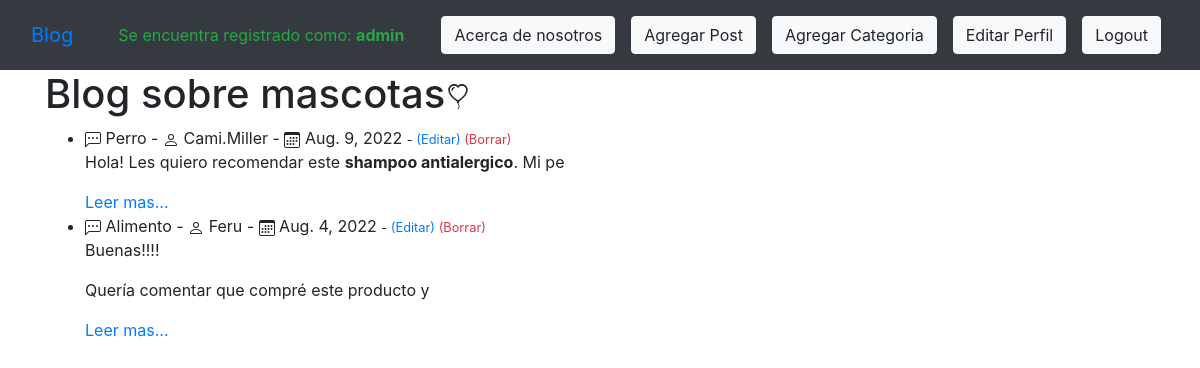
The app's page / (signed in) with its own data.
### ourblog/models.py (models this page shows, shortened)
class Post(models.Model):
    titulo = models.CharField(max_length=200)
    header_image = models.ImageField(null=True, blank=True, upload_to="images/")
    titulo_tag = models.CharField(max_length=200)
    autor = models.ForeignKey(User, on_delete=models.CASCADE) #Si borro a un user se borran todos las cosas relacionado a este ultimo.
    body = RichTextField(blank=True, null=True)
    post_date = models.DateField(auto_now_add=True)
    categoria = models.CharField(max_length=200, default='coding')

### ourblog/views.py (the view)
# urls.py: path('', HomeView.as_view(), name="home"),
class HomeView(ListView):
    model = Post
    template_name = 'home.html'
    ordering = ['-post_date'] #se lista de la fecha mas actual a la mas vieja

### ourblog/templates/home.html (shortened to what this page needs)
{% extends 'base.html' %}
{% block content %}
<h1>Blog sobre mascotas</h1>
<ul>
{% for post in object_list %}
    <li> {{ post.categoria }} -  {{ post.autor }} -  {{ post.post_date }} <small>
        {% if user.id == 1 %}
          - <a href="{% url 'update_post' post.pk %}">(Editar)</a>
          <a href="{% url 'delete_post' post.pk %}"class="text-danger">(Borrar)</a>
        {% endif %}
    </small> <br/>
    {{ post.body|safe|slice:80 }}</li><a href="{% url 'artdetails' post.pk %}"> Leer mas...</a>
{% endfor %}
</ul>
{% endblock %}

### ourblog/templates/base.html (shortened to what this page needs)
<!doctype html>
<html lang="en">
  <head>
    <link rel="stylesheet" href="https://cdn.jsdelivr.net/npm/bootstrap@4.4.1/dist/css/bootstrap.min.css">
  </head>
  <body style = "background-image: url('https://img.freepik.com/free-vector/dog-background-vector-with-cute-pets-illustration_53876-127697.jpg'); height: 100vh;">
    <nav class="navbar navbar-expand-lg bg-dark">
        <div class="container-fluid">
          <a class="navbar-brand" href="{% url 'home' %}">Blog</a>
          {% if user.is_authenticated %}
          <div class="text-success" style="--bs-text-opacity: .5;">Se encuentra registrado como: <b>{{ user.username }}</b></div>
          {% endif%}
          <ul class="nav justify-content-end">
          <div class="collapse navbar-collapse" id="navbarSupportedContent">
            <ul class="navbar-nav me-auto mb-2 mb-lg-0">
              <li class="nav-item">
                <a class="nav-link" href="{% url 'about' %}"><button type="button" class="btn btn-light">Acerca de nosotros</button></a>
            </li>
                {% if user.is_authenticated %}
                  <li class="nav-item">
                      <a class="nav-link" href="{% url 'add_post' %}"><button type="button" class="btn btn-light">Agregar Post</button></a>
                  </li>
                  <li class="nav-item">
                      <a class="nav-link" href="{% url 'add_category' %}"><button type="button" class="btn btn-light">Agregar Categoria</button></a>
                  </li>
                  <li class="nav-item">
                      <a class="nav-link" href="{% url 'profile' %}"><button type="button" class="btn btn-light">Editar Perfil</button></a>
                  </li>
                  <li class="nav-item">
                      <a class="nav-link" href="{% url 'logout' %}"><button type="button" class="btn btn-light">Logout</button></a>
                  </li>
                {% endif%}
            </ul>
           </ul>
          </div>
      </nav>
    <div class="container">
      {% block content %}{% endblock %}
    </div>
  </body>
</html>

### records on screen
Post: categoria "Perro", autor "Cami.Miller", post_date "Aug. 9, 2022", body "Hola! Les quiero recomendar este shampoo antialergico . Mi pe"
Post: categoria "Alimento", autor "Feru", post_date "Aug. 4, 2022", body "Buenas!!!! Quería comentar que compré este producto y"

### other values on screen
{{ user.username }} "admin"
